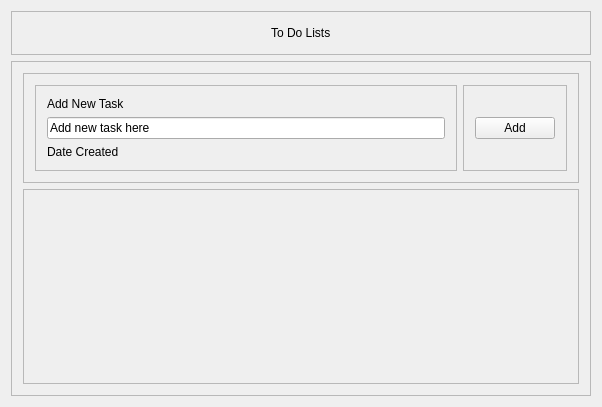
<?xml version="1.0" encoding="UTF-8"?>
<ui version="4.0">
 <class>ToDoAppsClass</class>
 <widget class="QWidget" name="ToDoAppsClass">
  <property name="geometry">
   <rect>
    <x>0</x>
    <y>0</y>
    <width>602</width>
    <height>407</height>
   </rect>
  </property>
  <property name="windowTitle">
   <string>ToDoApps</string>
  </property>
  <layout class="QVBoxLayout" name="verticalLayout">
   <item>
    <widget class="QFrame" name="TitleBarFrame">
     <property name="frameShape">
      <enum>QFrame::StyledPanel</enum>
     </property>
     <property name="frameShadow">
      <enum>QFrame::Raised</enum>
     </property>
     <layout class="QHBoxLayout" name="horizontalLayout">
      <item>
       <spacer name="horizontalSpacer">
        <property name="orientation">
         <enum>Qt::Horizontal</enum>
        </property>
        <property name="sizeHint" stdset="0">
         <size>
          <width>246</width>
          <height>20</height>
         </size>
        </property>
       </spacer>
      </item>
      <item>
       <widget class="QLabel" name="TitleText">
        <property name="text">
         <string>To Do Lists</string>
        </property>
       </widget>
      </item>
      <item>
       <spacer name="horizontalSpacer_2">
        <property name="orientation">
         <enum>Qt::Horizontal</enum>
        </property>
        <property name="sizeHint" stdset="0">
         <size>
          <width>245</width>
          <height>20</height>
         </size>
        </property>
       </spacer>
      </item>
     </layout>
    </widget>
   </item>
   <item>
    <widget class="QFrame" name="ContentFrame">
     <property name="frameShape">
      <enum>QFrame::StyledPanel</enum>
     </property>
     <property name="frameShadow">
      <enum>QFrame::Raised</enum>
     </property>
     <layout class="QVBoxLayout" name="verticalLayout_2">
      <item>
       <widget class="QFrame" name="AddToDoList">
        <property name="frameShape">
         <enum>QFrame::StyledPanel</enum>
        </property>
        <property name="frameShadow">
         <enum>QFrame::Raised</enum>
        </property>
        <layout class="QHBoxLayout" name="horizontalLayout_2">
         <item>
          <widget class="QFrame" name="AddLeft">
           <property name="frameShape">
            <enum>QFrame::StyledPanel</enum>
           </property>
           <property name="frameShadow">
            <enum>QFrame::Raised</enum>
           </property>
           <layout class="QVBoxLayout" name="verticalLayout_3">
            <item>
             <widget class="QLabel" name="NewTaskText">
              <property name="text">
               <string>Add New Task</string>
              </property>
             </widget>
            </item>
            <item>
             <widget class="QLineEdit" name="NewTaskLineEdit">
              <property name="text">
               <string>Add new task here</string>
              </property>
             </widget>
            </item>
            <item>
             <widget class="QLabel" name="NewDateText">
              <property name="text">
               <string>Date Created</string>
              </property>
             </widget>
            </item>
           </layout>
          </widget>
         </item>
         <item>
          <widget class="QFrame" name="AddRight">
           <property name="frameShape">
            <enum>QFrame::StyledPanel</enum>
           </property>
           <property name="frameShadow">
            <enum>QFrame::Raised</enum>
           </property>
           <layout class="QVBoxLayout" name="verticalLayout_4">
            <item>
             <widget class="QPushButton" name="AddNewBtn">
              <property name="text">
               <string>Add</string>
              </property>
             </widget>
            </item>
           </layout>
          </widget>
         </item>
        </layout>
       </widget>
      </item>
      <item>
       <widget class="QScrollArea" name="AllNewTasks">
        <property name="widgetResizable">
         <bool>true</bool>
        </property>
        <widget class="QWidget" name="scrollAreaWidgetContents_4">
         <property name="geometry">
          <rect>
           <x>0</x>
           <y>0</y>
           <width>562</width>
           <height>213</height>
          </rect>
         </property>
         <layout class="QVBoxLayout" name="verticalLayout_5">
          <item>
           <widget class="QWidget" name="AllNewTasksContents" native="true"/>
          </item>
         </layout>
        </widget>
       </widget>
      </item>
     </layout>
    </widget>
   </item>
  </layout>
 </widget>
 <layoutdefault spacing="6" margin="11"/>
 <resources>
  <include location="ToDoApps.qrc"/>
 </resources>
 <connections/>
</ui>
